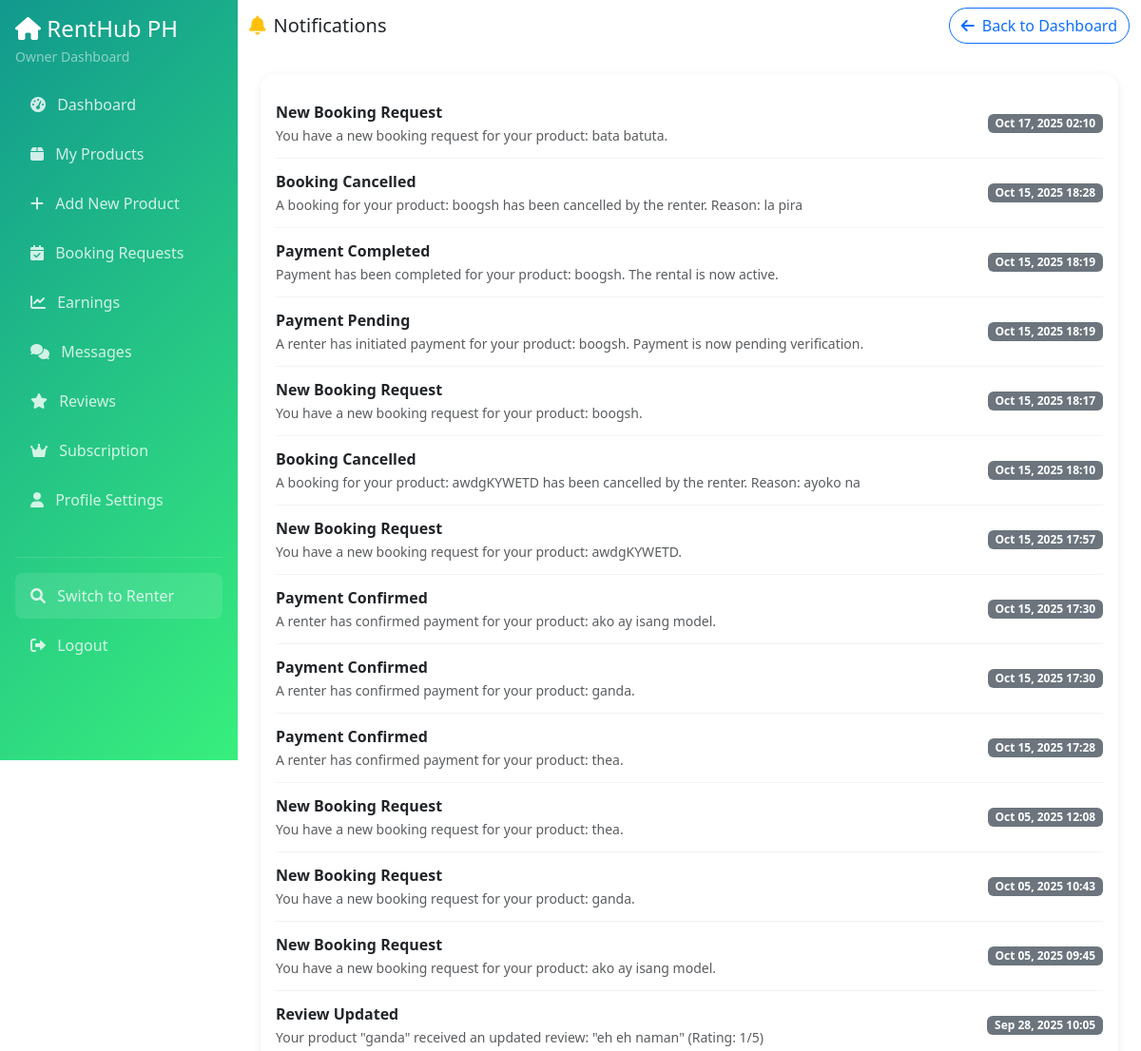
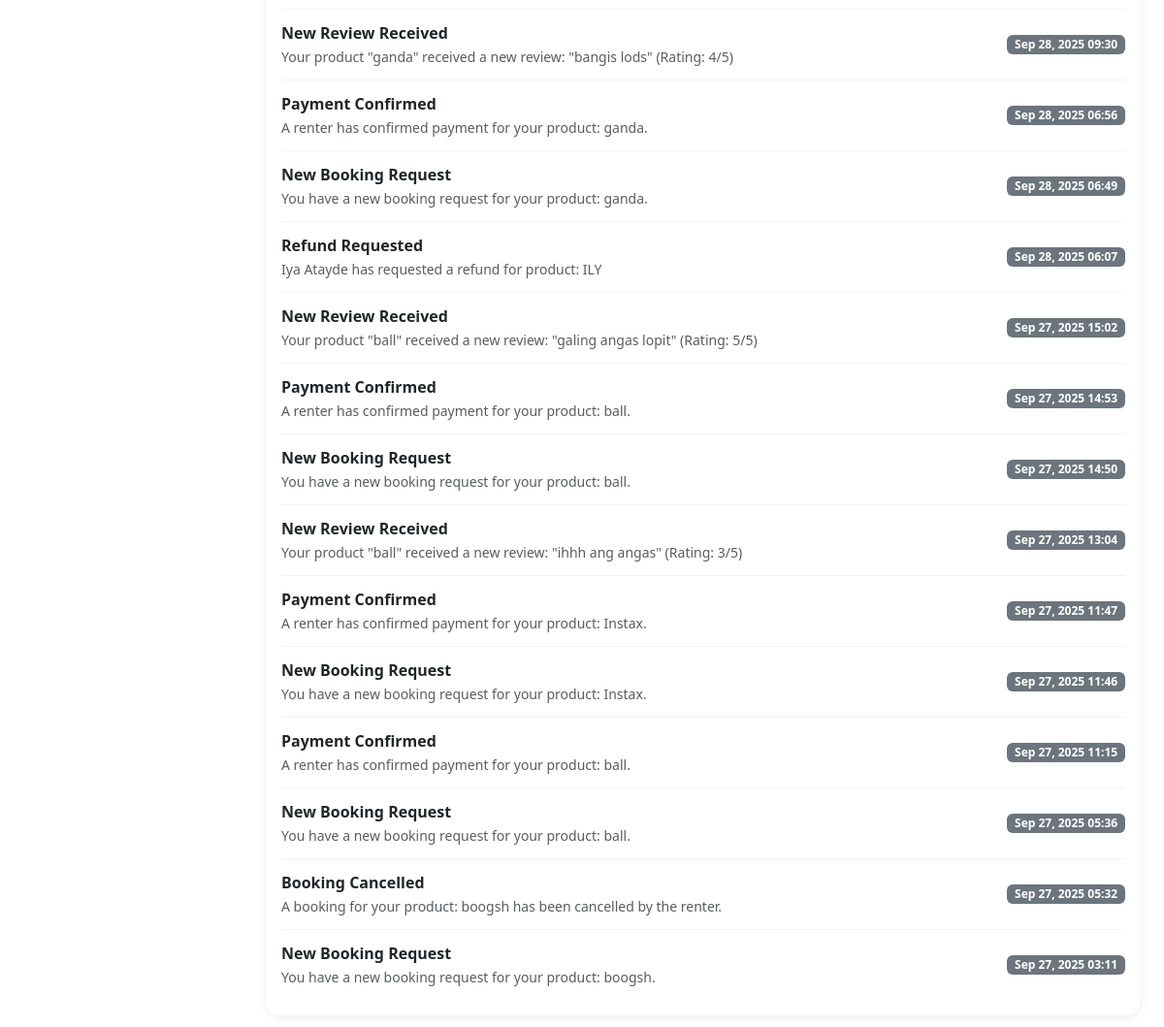
/owner/notifications.php (signed in), run on the app's committed database (2 pictures, top to bottom).
### tables this page shows
CREATE TABLE `notifications` (
  `NotificationID` int(11) NOT NULL,
  `UserID` int(11) DEFAULT NULL,
  `Not_Type` varchar(50) DEFAULT NULL,
  `Not_Title` varchar(255) NOT NULL,
  `Not_Message` text NOT NULL,
  `Not_RelatedID` int(11) DEFAULT NULL,
  `Not_IsRead` tinyint(1) DEFAULT 0,
  `Not_CreatedAt` timestamp NOT NULL DEFAULT current_timestamp()
);

### owner/notifications.php (the view, shortened to what this page needs)
<?php
$database = new Database();
$conn = $database->getConnection();
$user_id = $_SESSION['user_id'];
$stmt = $conn->prepare("SELECT * FROM notifications WHERE UserID = ? ORDER BY Not_CreatedAt DESC LIMIT 50");
$stmt->execute([$user_id]);
$notifications = $stmt->fetchAll(PDO::FETCH_ASSOC);
?>
<!DOCTYPE html>
<html lang="en">
<head>
    <link href="https://cdn.jsdelivr.net/npm/bootstrap@5.3.0/dist/css/bootstrap.min.css" rel="stylesheet">
    <link href="https://cdnjs.cloudflare.com/ajax/libs/font-awesome/6.0.0/css/all.min.css" rel="stylesheet">
</head>
<body>
    <nav class="sidebar">
        <div class="p-3">
            <h4 class="text-white mb-1">
                <i class="fas fa-home"></i> RentHub PH
            </h4>
            <p class="text-white-50 small mb-0">Owner Dashboard</p>
        </div>
        <div class="px-3 pb-3">
            <ul class="nav flex-column">
                <li class="nav-item">
                    <a class="nav-link" href="dashboard.php">
                        <i class="fas fa-tachometer-alt me-2"></i> Dashboard
                    </a>
                </li>
                <li class="nav-item">
                    <a class="nav-link" href="products.php">
                        <i class="fas fa-box me-2"></i> My Products
                    </a>
                </li>
                <li class="nav-item">
                    <a class="nav-link" href="add-product.php">
                        <i class="fas fa-plus me-2"></i> Add New Product
                    </a>
                </li>
                <li class="nav-item">
                    <a class="nav-link" href="bookings.php">
                        <i class="fas fa-calendar-check me-2"></i> Booking Requests
                    </a>
                </li>
                <li class="nav-item">
                    <a class="nav-link" href="earnings.php">
                        <i class="fas fa-chart-line me-2"></i> Earnings
                    </a>
                </li>
                <li class="nav-item">
                    <a class="nav-link" href="messages.php">
                        <i class="fas fa-comments me-2"></i> Messages
                    </a>
                </li>
                <li class="nav-item">
                    <a class="nav-link" href="reviews.php">
                        <i class="fas fa-star me-2"></i> Reviews
                    </a>
                </li>
                <li class="nav-item">
                    <a class="nav-link" href="subscription.php">
                        <i class="fas fa-crown me-2"></i> Subscription
                    </a>
                </li>
                <li class="nav-item">
                    <a class="nav-link" href="profile.php">
                        <i class="fas fa-user me-2"></i> Profile Settings
                    </a>
                </li>
                <li class="nav-item mt-3">
                    <hr class="text-white-50">
                </li>
                <li class="nav-item">
                    <a class="nav-link" href="../renter/dashboard.php" style="background-color: rgba(255,255,255,0.1);">
                        <i class="fas fa-search me-2"></i> Switch to Renter
                    </a>
                </li>
                <li class="nav-item">
                    <a class="nav-link" href="../logout.php">
                        <i class="fas fa-sign-out-alt me-2"></i> Logout
                    </a>
                </li>
            </ul>
        </div>
    </nav>
    <div class="main-content">
        <nav class="navbar navbar-expand-lg navbar-light sticky-top">
            <div class="container-fluid">
                <div class="d-flex align-items-center">
                    <h5 class="mb-0">
                        <i class="fas fa-bell text-warning me-2"></i>Notifications
                    </h5>
                </div>
                <div class="navbar-nav ms-auto d-flex flex-row">
                    <div class="nav-item">
                        <a href="dashboard.php" class="btn btn-outline-primary" style="border-radius: 25px;">
                            <i class="fas fa-arrow-left me-2"></i>Back to Dashboard
                        </a>
                    </div>
                </div>
            </div>
        </nav>
        <div class="container-fluid p-4">
            <div class="card mb-4">
                <div class="card-body">
                    <?php if ($notifications): ?>
                        <ul class="list-group list-group-flush">
                            <?php foreach ($notifications as $notif): ?>
                                <li class="list-group-item d-flex justify-content-between align-items-center">
                                    <div>
                                        <strong><?php echo htmlspecialchars($notif['Not_Title']); ?></strong><br>
                                        <span class="text-muted small"><?php echo htmlspecialchars($notif['Not_Message']); ?></span>
                                    </div>
                                    <span class="badge bg-secondary"><?php echo date('M d, Y H:i', strtotime($notif['Not_CreatedAt'])); ?></span>
                                </li>
                            <?php endforeach; ?>
                        </ul>
                    <?php endif; ?>
                </div>
            </div>
        </div>
    </div>
</body>
</html>

### owner/notifications.php (style rules this page uses)
:root { --primary-gradient: linear-gradient(135deg, #11998e 0%, #38ef7d 100%); --sidebar-width: 250px; }
.sidebar { min-height: 100vh; background: var(--primary-gradient); width: var(--sidebar-width); position: fixed; top: 0; left: 0; z-index: 1000; transition: all 0.3s ease; }
.sidebar .nav-link { color: rgba(255,255,255,0.8); padding: 0.75rem 1rem; border-radius: 0.5rem; margin-bottom: 0.25rem; transition: all 0.3s ease; }
.main-content { margin-left: var(--sidebar-width); transition: margin-left 0.3s ease; }
.card { border-radius: 15px; border: none; box-shadow: 0 2px 10px rgba(0,0,0,0.08); }
.list-group-item { border: none; padding: 0.75rem 0; border-bottom: 1px solid #f1f3f4; }
.list-group-item:last-child { border-bottom: none; }

### data on the page
notifications: Not_Title "New Booking Request", Not_Message "You have a new booking request for your product: bata batuta.", Not_CreatedAt "Oct 17, 2025 02:10"
notifications: Not_Title "Booking Cancelled", Not_Message "A booking for your product: boogsh has been cancelled by the renter. Reason: la pira", Not_CreatedAt "Oct 15, 2025 18:28"
notifications: Not_Title "Payment Completed", Not_Message "Payment has been completed for your product: boogsh. The rental is now active.", Not_CreatedAt "Oct 15, 2025 18:19"
notifications: Not_Title "Payment Pending", Not_Message "A renter has initiated payment for your product: boogsh. Payment is now pending verification.", Not_CreatedAt "Oct 15, 2025 18:19"
notifications: Not_Title "New Booking Request", Not_Message "You have a new booking request for your product: boogsh.", Not_CreatedAt "Oct 15, 2025 18:17"
notifications: Not_Title "Booking Cancelled", Not_Message "A booking for your product: awdgKYWETD has been cancelled by the renter. Reason: ayoko na", Not_CreatedAt "Oct 15, 2025 18:10"
notifications: Not_Title "New Booking Request", Not_Message "You have a new booking request for your product: awdgKYWETD.", Not_CreatedAt "Oct 15, 2025 17:57"
notifications: Not_Title "Payment Confirmed", Not_Message "A renter has confirmed payment for your product: ako ay isang model.", Not_CreatedAt "Oct 15, 2025 17:30"
notifications: Not_Title "Payment Confirmed", Not_Message "A renter has confirmed payment for your product: ganda.", Not_CreatedAt "Oct 15, 2025 17:30"
notifications: Not_Title "Payment Confirmed", Not_Message "A renter has confirmed payment for your product: thea.", Not_CreatedAt "Oct 15, 2025 17:28"
notifications: Not_Title "New Booking Request", Not_Message "You have a new booking request for your product: thea.", Not_CreatedAt "Oct 05, 2025 12:08"
notifications: Not_Title "New Booking Request", Not_Message "You have a new booking request for your product: ganda.", Not_CreatedAt "Oct 05, 2025 10:43"
notifications: Not_Title "New Booking Request", Not_Message "You have a new booking request for your product: ako ay isang model.", Not_CreatedAt "Oct 05, 2025 09:45"
notifications: Not_Title "Review Updated", Not_Message "Your product \"ganda\" received an updated review: \"eh eh naman\" (Rating: 1/5)", Not_CreatedAt "Sep 28, 2025 10:05"
notifications: Not_Title "New Review Received", Not_Message "Your product \"ganda\" received a new review: \"bangis lods\" (Rating: 4/5)", Not_CreatedAt "Sep 28, 2025 09:30"
notifications: Not_Title "Payment Confirmed", Not_Message "A renter has confirmed payment for your product: ganda.", Not_CreatedAt "Sep 28, 2025 06:56"
notifications: Not_Title "New Booking Request", Not_Message "You have a new booking request for your product: ganda.", Not_CreatedAt "Sep 28, 2025 06:49"
notifications: Not_Title "Refund Requested", Not_Message "Iya Atayde has requested a refund for product: ILY", Not_CreatedAt "Sep 28, 2025 06:07"
notifications: Not_Title "New Review Received", Not_Message "Your product \"ball\" received a new review: \"galing angas lopit\" (Rating: 5/5)", Not_CreatedAt "Sep 27, 2025 15:02"
notifications: Not_Title "Payment Confirmed", Not_Message "A renter has confirmed payment for your product: ball.", Not_CreatedAt "Sep 27, 2025 14:53"
notifications: Not_Title "New Booking Request", Not_Message "You have a new booking request for your product: ball.", Not_CreatedAt "Sep 27, 2025 14:50"
notifications: Not_Title "New Review Received", Not_Message "Your product \"ball\" received a new review: \"ihhh ang angas\" (Rating: 3/5)", Not_CreatedAt "Sep 27, 2025 13:04"
notifications: Not_Title "Payment Confirmed", Not_Message "A renter has confirmed payment for your product: Instax.", Not_CreatedAt "Sep 27, 2025 11:47"
notifications: Not_Title "New Booking Request", Not_Message "You have a new booking request for your product: Instax.", Not_CreatedAt "Sep 27, 2025 11:46"
notifications: Not_Title "Payment Confirmed", Not_Message "A renter has confirmed payment for your product: ball.", Not_CreatedAt "Sep 27, 2025 11:15"
notifications: Not_Title "New Booking Request", Not_Message "You have a new booking request for your product: ball.", Not_CreatedAt "Sep 27, 2025 05:36"
notifications: Not_Title "Booking Cancelled", Not_Message "A booking for your product: boogsh has been cancelled by the renter.", Not_CreatedAt "Sep 27, 2025 05:32"
notifications: Not_Title "New Booking Request", Not_Message "You have a new booking request for your product: boogsh.", Not_CreatedAt "Sep 27, 2025 03:11"
